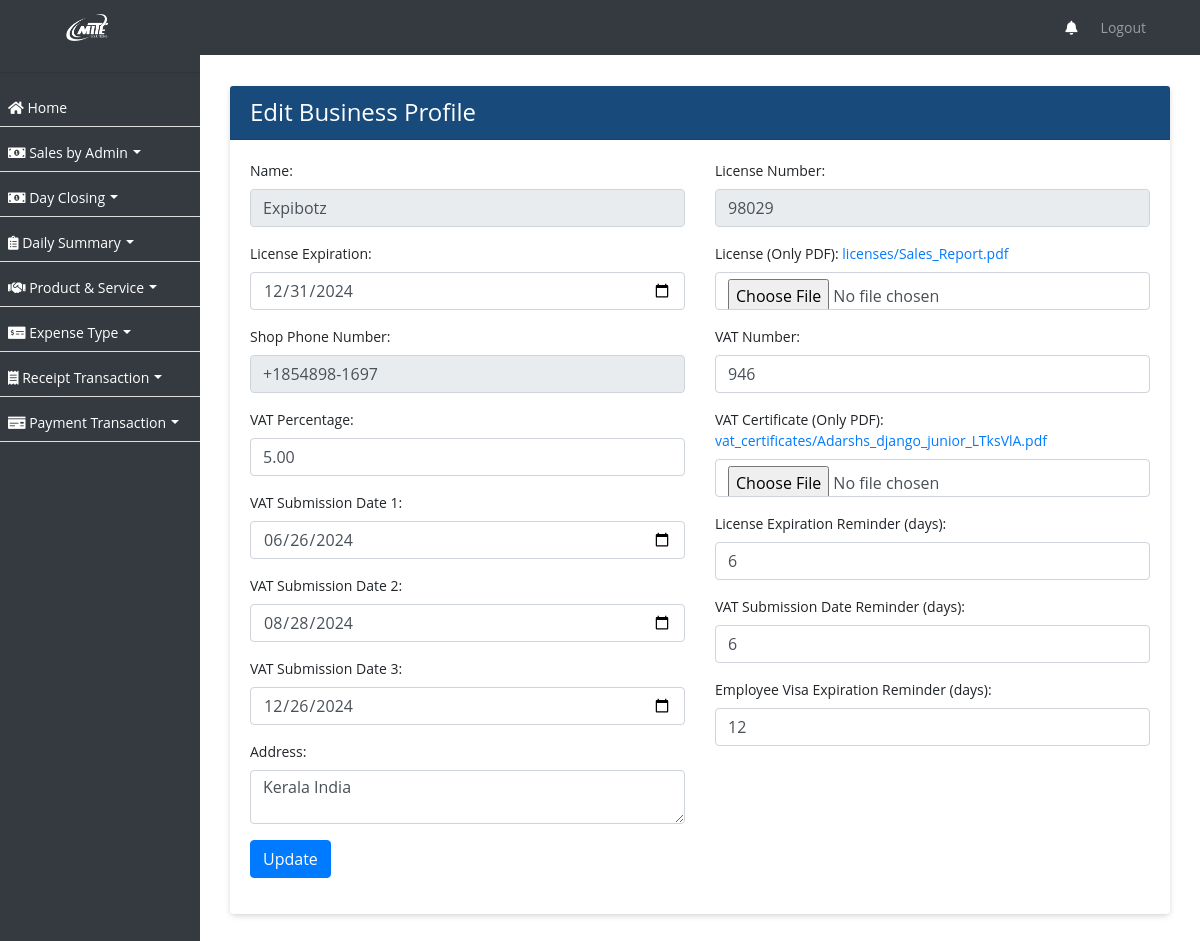
Page /business_profiles/6/edit/ on the committed database.
### ezshopapp/models.py (models this page shows, shortened)
class BusinessProfile(models.Model):
    name = models.CharField(max_length=64, blank=False, default=None, null=True)
    license_number = models.CharField(max_length=255)
    license_expiration = models.DateField(null=True)
    license_upload = models.FileField(upload_to='licenses')
    shop_phone_number = models.CharField(max_length=25)
    vat_percentage = models.DecimalField(max_digits=5, decimal_places=2)
    vat_number = models.CharField(max_length=255)
    vat_submission_date_1 = models.DateField(null=True)
    vat_submission_date_2 = models.DateField(null=True)
    vat_submission_date_3 = models.DateField(null=True)
    vat_certificate_upload = models.FileField(upload_to='vat_certificates')
    address = models.TextField()
    license_expiration_reminder_days = models.PositiveIntegerField(verbose_name='License Expiration Reminder (days)')
    vat_submission_date_reminder_days = models.PositiveIntegerField(verbose_name='VAT Submission Date Reminder (days)')
    employee_visa_expiration_reminder_days = models.PositiveIntegerField(verbose_name='Employee Visa Expiration Reminder (days)')
    created_on = models.DateTimeField(auto_now_add=True, null=True)

### ezshopapp/views.py (the view)
# urls.py: path('business_profiles/<int:pk>/edit/', edit_business_profile, name='edit_business_profile'),
def edit_business_profile(request, pk):
    business_profile = get_object_or_404(BusinessProfile, pk=pk)
    if request.method == 'POST':
        form = BusinessProfileForm(request.POST, request.FILES, instance=business_profile)
        if form.is_valid():
            form.save()
            messages.success(request, 'Business profile updated successfully.')
            return redirect('business_profile_list')
    else:
        form = BusinessProfileForm(instance=business_profile)
    return render(request, 'edit_business_profile.html', {'form': form, 'business_profile': business_profile})

### ezshopapp/forms.py
class BusinessProfileForm(forms.ModelForm):
    def __init__(self, *args, **kwargs):
        user = kwargs.pop('user', None)
        super(BusinessProfileForm, self).__init__(*args, **kwargs)
        if user and not user.is_superuser:
            self.fields['shop'].queryset = Shop.objects.filter(admin_user=user)
    class Meta:
        model = BusinessProfile
        fields = '__all__'

### ezshopapp/templates/edit_business_profile.html (shortened to what this page needs)
{% extends 'base.html' %}
{% block content %}
<div class="container">
  <div class="card">
    <div class="card-header">
      <h4 class="mb-0 text-white">Edit Business Profile</h4>
    </div>
    <div class="card-body">
      <form method="post" enctype="multipart/form-data">
        <div class="row">
          <div class="col-md-6">
            <div class="form-group">
              <label for="id_name">Name:</label>
              <input type="text" id="id_name" class="form-control" name="name" value="{{ business_profile.name }}" readonly>
            </div>
            <div class="form-group">
              <label for="id_license_expiration">License Expiration:</label>
              <input type="date" id="id_license_expiration" class="form-control" name="license_expiration" value="{{ business_profile.license_expiration|date:'Y-m-d' }}">
            </div>
            <div class="form-group">
              <label for="id_shop_phone_number">Shop Phone Number:</label>
              <input type="text" id="id_shop_phone_number" class="form-control" name="shop_phone_number" value="{{ business_profile.shop_phone_number }}" readonly>
            </div>
            <div class="form-group">
              <label for="id_vat_percentage">VAT Percentage:</label>
              <input type="number" id="id_vat_percentage" class="form-control" name="vat_percentage" value="{{ business_profile.vat_percentage }}">
            </div>
            <div class="form-group">
              <label for="id_vat_submission_date_1">VAT Submission Date 1:</label>
              <input type="date" id="id_vat_submission_date_1" class="form-control" name="vat_submission_date_1" value="{{ business_profile.vat_submission_date_1|date:'Y-m-d' }}">
            </div>
            <div class="form-group">
              <label for="id_vat_submission_date_2">VAT Submission Date 2:</label>
              <input type="date" id="id_vat_submission_date_2" class="form-control" name="vat_submission_date_2" value="{{ business_profile.vat_submission_date_2|date:'Y-m-d' }}">
            </div>
            <div class="form-group">
              <label for="id_vat_submission_date_3">VAT Submission Date 3:</label>
              <input type="date" id="id_vat_submission_date_3" class="form-control" name="vat_submission_date_3" value="{{ business_profile.vat_submission_date_3|date:'Y-m-d' }}">
            </div>
            <div class="form-group">
              <label for="id_address">Address:</label>
              <textarea id="id_address" class="form-control" name="address">{{ business_profile.address }}</textarea>
            </div>
          </div>
          <div class="col-md-6">
            <div class="form-group">
              <label for="id_license_number">License Number:</label>
              <input type="text" id="id_license_number" class="form-control" name="license_number" value="{{ business_profile.license_number }}" readonly>
            </div>
            <div class="form-group">
              <label for="id_current_license">License (Only PDF): <a href="{{ business_profile.license_upload.url }}" target="_blank">{{ business_profile.license_upload.name }}</a></label>
              <input type="file" id="id_new_license" class="form-control" name="license_upload" accept=".pdf">
            </div>
            <div class="form-group">
              <label for="id_vat_number">VAT Number:</label>
              <input type="text" id="id_vat_number" class="form-control" name="vat_number" value="{{ business_profile.vat_number }}">
            </div>
            <div class="form-group">
              <label for="id_current_vat_certificate"> VAT Certificate (Only PDF): <a href="{{ business_profile.vat_certificate_upload.url }}" target="_blank">{{ business_profile.vat_certificate_upload.name }}</a>
              </label>
              <input type="file" id="id_new_vat_certificate" class="form-control" name="vat_certificate_upload" accept=".pdf">
            </div>
            <div class="form-group">
              <label for="id_license_expiration_reminder_days">License Expiration Reminder (days):</label>
              <input type="number" id="id_license_expiration_reminder_days" class="form-control" name="license_expiration_reminder_days" value="{{ business_profile.license_expiration_reminder_days }}">
            </div>
            <div class="form-group">
              <label for="id_vat_submission_date_reminder_days">VAT Submission Date Reminder (days):</label>
              <input type="number" id="id_vat_submission_date_reminder_days" class="form-control" name="vat_submission_date_reminder_days" value="{{ business_profile.vat_submission_date_reminder_days }}">
            </div>
            <div class="form-group">
              <label for="id_employee_visa_expiration_reminder_days">Employee Visa Expiration Reminder (days):</label>
              <input type="number" id="id_employee_visa_expiration_reminder_days" class="form-control" name="employee_visa_expiration_reminder_days" value="{{ business_profile.employee_visa_expiration_reminder_days }}">
            </div>
          </div>
        </div>
        <div class="form-group">
          <button type="submit" class="btn btn-primary">Update</button>
        </div>
      </form>
    </div>
  </div>
</div>
{% endblock %}

### ezshopapp/templates/base.html (style rules this page uses)
body, p, h1, h2, h3, h4, h5, h6, a, li, label, input, div, span, small { font-family: "Open Sans", sans-serif !important; }
button:focus, button { outline: none !important; border: none; }
body, p, a, li, li>a { font-size:14px !important; }
h4 { color: #fff !important; }
body { padding-top: 56px; background-color: #ffffff !important; }
.form-control { line-height: 1.25 !important; }
textarea { overflow: auto; resize: vertical; width: 100%; border: 1px solid #ccc; border-radius: 5px; }
.card { border:0px !important; margin-top:15px; margin-bottom:15px; box-shadow: 0px 2px 6px -1px #ccc; }
.card-header { background-color: #184b7c !important; color:#fff !important; }
.btn-primary { --bs-btn-color: #fff; --bs-btn-bg: #00B69B; --bs-btn-border-color: #00B69B; --bs-btn-hover-color: #000; --bs-btn-hover-bg: #26c1aa; --bs-btn-hover-border-color: #1abda5; --bs-btn-focus-shadow-rgb: 0, 155, 132; --bs-btn-active-color: #000; --bs-btn-active-bg: #33c5af; --bs-btn-active-border-color: #1abda5; --bs-btn-active-shadow: inset 0 3px 5px rgba(0, 0, 0, 0.125); --bs-btn-disabled-color: #000; --bs-btn-disabled-bg: #00B69B; --bs-btn-disabled-border-color: #00B69B; }
input, select { width: 100%; padding: 0.375rem 0.75rem; margin-bottom: 0.5rem; font-size: 1rem; line-height: 1.5; color: #495057; background-color: #fff; background-clip: padding-box; border: 1px solid #ced4da; border-radius: 0.25rem; transition: border-color 0.15s ease-in-out, box-shadow 0.15s ease-in-out; }

### ezshopapp/templates/edit_business_profile.html (style rules this page uses)
.form-control[type=file] { line-height: 1.75em !important; }

### rows in the picture
BusinessProfile: name "Expibotz", license_expiration "12/31/2024", shop_phone_number "+1854898-1697", vat_percentage "5.00", vat_submission_date_1 "06/26/2024", vat_submission_date_2 "08/28/2024", vat_submission_date_3 "12/26/2024", address "Kerala India", license_number "98029", license_upload.name "licenses/Sales_Report.pdf", vat_number "946", vat_certificate_upload.name "vat_certificates/Adarshs_django_junior_LTksVlA.pdf", license_expiration_reminder_days "6", vat_submission_date_reminder_days "6", employee_visa_expiration_reminder_days "12"
